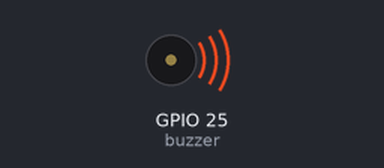
Recording of a program running on a simulated ESP32 board running MicroPython. Shown: buzzer (waves = sounding). At 3.0 s the program stops and its outputs stay as they are.

Above: at 0.15 s.
At 3.0 s:
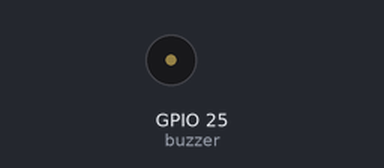
Timing chart, 0 to 4.5 s (numbered marks = the images above):
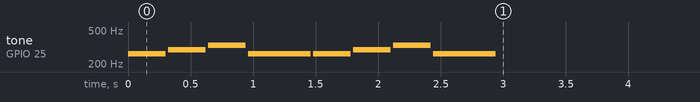

The program:

melody.py
```python
from machine import Pin, PWM
import time

buzzer = PWM(Pin(25))

def beep(freq, duration_ms):
    buzzer.freq(freq)
    buzzer.duty(512)
    time.sleep(duration_ms / 1000)
    buzzer.duty(0)
    time.sleep(0.02)  # short pause between notes

# Simple melody: C4, D4, E4, C4
melody = [
    (262, 300),  # C4
    (294, 300),  # D4
    (330, 300),  # E4
    (262, 500),  # C4
    (262, 300),  # C4
    (294, 300),  # D4
    (330, 300),  # E4
    (262, 500),  # C4
]

for note, duration in melody:
    beep(note, duration)

buzzer.deinit()
```

Measured:
- by itself, tone on GPIO 25 (buzzer): plays 262 Hz for 0.30 s, 294 Hz for 0.30 s, 330 Hz for 0.30 s, 262 Hz for 0.50 s, 262 Hz for 0.30 s, 294 Hz for 0.30 s … (8 notes in this stretch)
